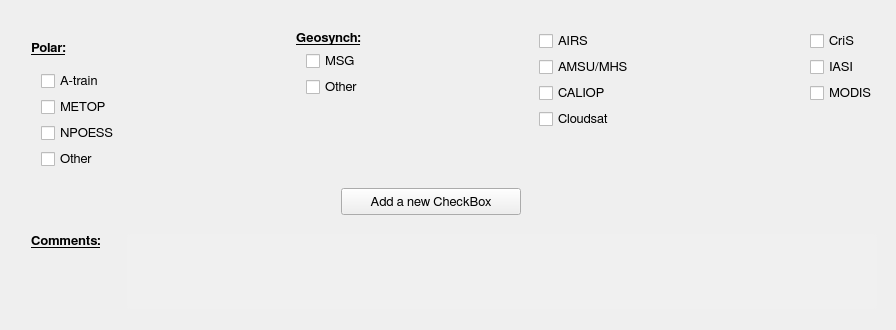
          <widget class="QWidget" name="tabWidgetPage11">
           <attribute name="title">
            <string>Satellite Coordination</string>
           </attribute>
           <layout class="QGridLayout" name="gridLayout_26">
            <item row="1" column="1">
             <layout class="QVBoxLayout" name="verticalLayout_67">
              <item>
               <layout class="QHBoxLayout" name="horizontalLayout_44">
                <item>
                 <layout class="QVBoxLayout" name="verticalLayout_31">
                  <item>
                   <widget class="QLabel" name="label_22">
                    <property name="font">
                     <font>
                      <family>FreeSans</family>
                      <pointsize>10</pointsize>
                      <weight>75</weight>
                      <bold>true</bold>
                      <underline>true</underline>
                      <stylestrategy>PreferAntialias</stylestrategy>
                      <kerning>true</kerning>
                     </font>
                    </property>
                    <property name="text">
                     <string>Polar:</string>
                    </property>
                   </widget>
                  </item>
                  <item>
                   <layout class="QHBoxLayout" name="horizontalLayout_40">
                    <item>
                     <spacer name="horizontalSpacer_23">
                      <property name="orientation">
                       <enum>Qt::Horizontal</enum>
                      </property>
                      <property name="sizeType">
                       <enum>QSizePolicy::Fixed</enum>
                      </property>
                      <property name="sizeHint" stdset="0">
                       <size>
                        <width>10</width>
                        <height>20</height>
                       </size>
                      </property>
                     </spacer>
                    </item>
                    <item>
                     <widget class="QCheckBox" name="polarAtrainCheck">
                      <property name="font">
                       <font>
                        <family>FreeSans</family>
                        <pointsize>10</pointsize>
                        <weight>50</weight>
                        <bold>false</bold>
                        <stylestrategy>PreferAntialias</stylestrategy>
                       </font>
                      </property>
                      <property name="text">
                       <string>A-train</string>
                      </property>
                     </widget>
                    </item>
                   </layout>
                  </item>
                  <item>
                   <layout class="QHBoxLayout" name="horizontalLayout_38">
                    <item>
                     <spacer name="horizontalSpacer_25">
                      <property name="orientation">
                       <enum>Qt::Horizontal</enum>
                      </property>
                      <property name="sizeType">
                       <enum>QSizePolicy::Fixed</enum>
                      </property>
                      <property name="sizeHint" stdset="0">
                       <size>
                        <width>10</width>
                        <height>20</height>
                       </size>
                      </property>
                     </spacer>
                    </item>
                    <item>
                     <widget class="QCheckBox" name="polarMetopCheck">
                      <property name="font">
                       <font>
                        <family>FreeSans</family>
                        <pointsize>10</pointsize>
                        <weight>50</weight>
                        <bold>false</bold>
                        <stylestrategy>PreferAntialias</stylestrategy>
                       </font>
                      </property>
                      <property name="text">
                       <string>METOP</string>
                      </property>
                     </widget>
                    </item>
                   </layout>
                  </item>
                  <item>
                   <layout class="QHBoxLayout" name="horizontalLayout_39">
                    <item>
                     <spacer name="horizontalSpacer_24">
                      <property name="orientation">
                       <enum>Qt::Horizontal</enum>
                      </property>
                      <property name="sizeType">
                       <enum>QSizePolicy::Fixed</enum>
                      </property>
                      <property name="sizeHint" stdset="0">
                       <size>
                        <width>10</width>
                        <height>20</height>
                       </size>
                      </property>
                     </spacer>
                    </item>
                    <item>
                     <widget class="QCheckBox" name="polarNpoessCheck">
                      <property name="font">
                       <font>
                        <family>FreeSans</family>
                        <pointsize>10</pointsize>
                        <weight>50</weight>
                        <bold>false</bold>
                        <stylestrategy>PreferAntialias</stylestrategy>
                       </font>
                      </property>
                      <property name="text">
                       <string>NPOESS</string>
                      </property>
                     </widget>
                    </item>
                   </layout>
                  </item>
                  <item>
                   <layout class="QHBoxLayout" name="horizontalLayout_41">
                    <item>
                     <spacer name="horizontalSpacer_22">
                      <property name="orientation">
                       <enum>Qt::Horizontal</enum>
                      </property>
                      <property name="sizeType">
                       <enum>QSizePolicy::Fixed</enum>
                      </property>
                      <property name="sizeHint" stdset="0">
                       <size>
                        <width>10</width>
                        <height>20</height>
                       </size>
                      </property>
                     </spacer>
                    </item>
                    <item>
                     <widget class="QCheckBox" name="polarOtherCheck">
                      <property name="font">
                       <font>
                        <family>FreeSans</family>
                        <pointsize>10</pointsize>
                        <weight>50</weight>
                        <bold>false</bold>
                        <stylestrategy>PreferAntialias</stylestrategy>
                       </font>
                      </property>
                      <property name="text">
                       <string>Other</string>
                      </property>
                     </widget>
                    </item>
                   </layout>
                  </item>
                 </layout>
                </item>
                <item>
                 <spacer name="horizontalSpacer_106">
                  <property name="orientation">
                   <enum>Qt::Horizontal</enum>
                  </property>
                  <property name="sizeHint" stdset="0">
                   <size>
                    <width>28</width>
                    <height>20</height>
                   </size>
                  </property>
                 </spacer>
                </item>
                <item>
                 <layout class="QVBoxLayout" name="verticalLayout_32">
                  <item>
                   <widget class="QLabel" name="label_23">
                    <property name="font">
                     <font>
                      <family>FreeSans</family>
                      <pointsize>10</pointsize>
                      <weight>75</weight>
                      <bold>true</bold>
                      <underline>true</underline>
                      <stylestrategy>PreferAntialias</stylestrategy>
                      <kerning>true</kerning>
                     </font>
                    </property>
                    <property name="text">
                     <string>Geosynch:</string>
                    </property>
                   </widget>
                  </item>
                  <item>
                   <layout class="QHBoxLayout" name="horizontalLayout_42">
                    <item>
                     <spacer name="horizontalSpacer_26">
                      <property name="orientation">
                       <enum>Qt::Horizontal</enum>
                      </property>
                      <property name="sizeType">
                       <enum>QSizePolicy::Fixed</enum>
                      </property>
                      <property name="sizeHint" stdset="0">
                       <size>
                        <width>10</width>
                        <height>20</height>
                       </size>
                      </property>
                     </spacer>
                    </item>
                    <item>
                     <widget class="QCheckBox" name="geosynchMsgCheck">
                      <property name="font">
                       <font>
                        <family>FreeSans</family>
                        <pointsize>10</pointsize>
                        <weight>50</weight>
                        <bold>false</bold>
                        <stylestrategy>PreferAntialias</stylestrategy>
                       </font>
                      </property>
                      <property name="text">
                       <string>MSG</string>
                      </property>
                     </widget>
                    </item>
                   </layout>
                  </item>
                  <item>
                   <layout class="QHBoxLayout" name="horizontalLayout_43">
                    <item>
                     <spacer name="horizontalSpacer_27">
                      <property name="orientation">
                       <enum>Qt::Horizontal</enum>
                      </property>
                      <property name="sizeType">
                       <enum>QSizePolicy::Fixed</enum>
                      </property>
                      <property name="sizeHint" stdset="0">
                       <size>
                        <width>10</width>
                        <height>20</height>
                       </size>
                      </property>
                     </spacer>
                    </item>
                    <item>
                     <widget class="QCheckBox" name="geosynchOtherCheck">
                      <property name="font">
                       <font>
                        <family>FreeSans</family>
                        <pointsize>10</pointsize>
                        <weight>50</weight>
                        <bold>false</bold>
                        <stylestrategy>PreferAntialias</stylestrategy>
                       </font>
                      </property>
                      <property name="text">
                       <string>Other</string>
                      </property>
                     </widget>
                    </item>
                   </layout>
                  </item>
                  <item>
                   <spacer name="verticalSpacer_59">
                    <property name="orientation">
                     <enum>Qt::Vertical</enum>
                    </property>
                    <property name="sizeHint" stdset="0">
                     <size>
                      <width>20</width>
                      <height>40</height>
                     </size>
                    </property>
                   </spacer>
                  </item>
                 </layout>
                </item>
                <item>
                 <spacer name="horizontalSpacer_107">
                  <property name="orientation">
                   <enum>Qt::Horizontal</enum>
                  </property>
                  <property name="sizeHint" stdset="0">
                   <size>
                    <width>28</width>
                    <height>20</height>
                   </size>
                  </property>
                 </spacer>
                </item>
                <item>
                 <layout class="QVBoxLayout" name="verticalLayout_33">
                  <item>
                   <widget class="QCheckBox" name="airsCheck">
                    <property name="font">
                     <font>
                      <family>FreeSans</family>
                      <pointsize>10</pointsize>
                      <weight>50</weight>
                      <bold>false</bold>
                      <stylestrategy>PreferAntialias</stylestrategy>
                     </font>
                    </property>
                    <property name="text">
                     <string>AIRS</string>
                    </property>
                   </widget>
                  </item>
                  <item>
                   <widget class="QCheckBox" name="amsuMhsCheck">
                    <property name="font">
                     <font>
                      <family>FreeSans</family>
                      <pointsize>10</pointsize>
                      <weight>50</weight>
                      <bold>false</bold>
                      <stylestrategy>PreferAntialias</stylestrategy>
                     </font>
                    </property>
                    <property name="text">
                     <string>AMSU/MHS</string>
                    </property>
                   </widget>
                  </item>
                  <item>
                   <widget class="QCheckBox" name="caliopCheck">
                    <property name="font">
                     <font>
                      <family>FreeSans</family>
                      <pointsize>10</pointsize>
                      <weight>50</weight>
                      <bold>false</bold>
                      <stylestrategy>PreferAntialias</stylestrategy>
                     </font>
                    </property>
                    <property name="text">
                     <string>CALIOP</string>
                    </property>
                   </widget>
                  </item>
                  <item>
                   <widget class="QCheckBox" name="cloudsatCheck">
                    <property name="font">
                     <font>
                      <family>FreeSans</family>
                      <pointsize>10</pointsize>
                      <weight>50</weight>
                      <bold>false</bold>
                      <stylestrategy>PreferAntialias</stylestrategy>
                     </font>
                    </property>
                    <property name="text">
                     <string>Cloudsat</string>
                    </property>
                   </widget>
                  </item>
                  <item>
                   <spacer name="verticalSpacer_60">
                    <property name="orientation">
                     <enum>Qt::Vertical</enum>
                    </property>
                    <property name="sizeHint" stdset="0">
                     <size>
                      <width>20</width>
                      <height>40</height>
                     </size>
                    </property>
                   </spacer>
                  </item>
                 </layout>
                </item>
                <item>
                 <spacer name="horizontalSpacer_108">
                  <property name="orientation">
                   <enum>Qt::Horizontal</enum>
                  </property>
                  <property name="sizeHint" stdset="0">
                   <size>
                    <width>28</width>
                    <height>20</height>
                   </size>
                  </property>
                 </spacer>
                </item>
                <item>
                 <layout class="QVBoxLayout" name="verticalLayout_34">
                  <item>
                   <widget class="QCheckBox" name="crisCheck">
                    <property name="font">
                     <font>
                      <family>FreeSans</family>
                      <pointsize>10</pointsize>
                      <weight>50</weight>
                      <bold>false</bold>
                      <stylestrategy>PreferAntialias</stylestrategy>
                     </font>
                    </property>
                    <property name="text">
                     <string>CriS</string>
                    </property>
                   </widget>
                  </item>
                  <item>
                   <widget class="QCheckBox" name="iasiCheck">
                    <property name="font">
                     <font>
                      <family>FreeSans</family>
                      <pointsize>10</pointsize>
                      <weight>50</weight>
                      <bold>false</bold>
                      <stylestrategy>PreferAntialias</stylestrategy>
                     </font>
                    </property>
                    <property name="text">
                     <string>IASI</string>
                    </property>
                   </widget>
                  </item>
                  <item>
                   <widget class="QCheckBox" name="modisCheck">
                    <property name="font">
                     <font>
                      <family>FreeSans</family>
                      <pointsize>10</pointsize>
                      <weight>50</weight>
                      <bold>false</bold>
                      <stylestrategy>PreferAntialias</stylestrategy>
                     </font>
                    </property>
                    <property name="text">
                     <string>MODIS</string>
                    </property>
                   </widget>
                  </item>
                  <item>
                   <spacer name="verticalSpacer_61">
                    <property name="orientation">
                     <enum>Qt::Vertical</enum>
                    </property>
                    <property name="sizeHint" stdset="0">
                     <size>
                      <width>20</width>
                      <height>40</height>
                     </size>
                    </property>
                   </spacer>
                  </item>
                 </layout>
                </item>
               </layout>
              </item>
              <item>
               <spacer name="verticalSpacer_31">
                <property name="orientation">
                 <enum>Qt::Vertical</enum>
                </property>
                <property name="sizeType">
                 <enum>QSizePolicy::Fixed</enum>
                </property>
                <property name="sizeHint" stdset="0">
                 <size>
                  <width>20</width>
                  <height>13</height>
                 </size>
                </property>
               </spacer>
              </item>
              <item>
               <layout class="QHBoxLayout" name="horizontalLayout_69">
                <item>
                 <spacer name="horizontalSpacer_79">
                  <property name="orientation">
                   <enum>Qt::Horizontal</enum>
                  </property>
                  <property name="sizeHint" stdset="0">
                   <size>
                    <width>40</width>
                    <height>20</height>
                   </size>
                  </property>
                 </spacer>
                </item>
                <item>
                 <widget class="QPushButton" name="sc_addButton">
                  <property name="minimumSize">
                   <size>
                    <width>180</width>
                    <height>27</height>
                   </size>
                  </property>
                  <property name="maximumSize">
                   <size>
                    <width>180</width>
                    <height>27</height>
                   </size>
                  </property>
                  <property name="font">
                   <font>
                    <family>FreeSans</family>
                    <pointsize>10</pointsize>
                    <weight>50</weight>
                    <bold>false</bold>
                    <stylestrategy>PreferAntialias</stylestrategy>
                    <kerning>true</kerning>
                   </font>
                  </property>
                  <property name="text">
                   <string>Add a new CheckBox</string>
                  </property>
                  <property name="flat">
                   <bool>false</bool>
                  </property>
                 </widget>
                </item>
                <item>
                 <spacer name="horizontalSpacer_80">
                  <property name="orientation">
                   <enum>Qt::Horizontal</enum>
                  </property>
                  <property name="sizeType">
                   <enum>QSizePolicy::Fixed</enum>
                  </property>
                  <property name="sizeHint" stdset="0">
                   <size>
                    <width>13</width>
                    <height>20</height>
                   </size>
                  </property>
                 </spacer>
                </item>
                <item>
                 <widget class="QToolButton" name="sc_infoButton">
                  <property name="minimumSize">
                   <size>
                    <width>27</width>
                    <height>27</height>
                   </size>
                  </property>
                  <property name="maximumSize">
                   <size>
                    <width>27</width>
                    <height>27</height>
                   </size>
                  </property>
                  <property name="styleSheet">
                   <string notr="true">QToolButton:hover {border: 1px solid gray; border-radius: 4px; background-color: qlineargradient(x1: 0, y1: 0, x2: 0, y2: 1, stop: 0 #f6f7fa, stop: 1 #dadbde); width: 27px; height: 27px;}

QToolButton:pressed {background-color: qlineargradient(x1: 0, y1: 0, x2: 0, y2: 1, stop: 0 #dadbde, stop: 1 #f6f7fa);}

QToolButton:flat {border: none;}</string>
                  </property>
                  <property name="text">
                   <string/>
                  </property>
                  <property name="icon">
                   <iconset>
                    <normaloff>icons/info_icon.png</normaloff>icons/info_icon.png</iconset>
                  </property>
                  <property name="iconSize">
                   <size>
                    <width>27</width>
                    <height>27</height>
                   </size>
                  </property>
                  <property name="autoRaise">
                   <bool>true</bool>
                  </property>
                 </widget>
                </item>
                <item>
                 <spacer name="horizontalSpacer_81">
                  <property name="orientation">
                   <enum>Qt::Horizontal</enum>
                  </property>
                  <property name="sizeHint" stdset="0">
                   <size>
                    <width>40</width>
                    <height>20</height>
                   </size>
                  </property>
                 </spacer>
                </item>
               </layout>
              </item>
              <item>
               <layout class="QGridLayout" name="gridLayout_25"/>
              </item>
              <item>
               <spacer name="verticalSpacer_49">
                <property name="orientation">
                 <enum>Qt::Vertical</enum>
                </property>
                <property name="sizeType">
                 <enum>QSizePolicy::Fixed</enum>
                </property>
                <property name="sizeHint" stdset="0">
                 <size>
                  <width>20</width>
                  <height>13</height>
                 </size>
                </property>
               </spacer>
              </item>
              <item>
               <layout class="QHBoxLayout" name="horizontalLayout_45">
                <item>
                 <layout class="QVBoxLayout" name="verticalLayout_35">
                  <item>
                   <widget class="QLabel" name="label_24">
                    <property name="minimumSize">
                     <size>
                      <width>90</width>
                      <height>27</height>
                     </size>
                    </property>
                    <property name="maximumSize">
                     <size>
                      <width>16777215</width>
                      <height>27</height>
                     </size>
                    </property>
                    <property name="font">
                     <font>
                      <family>FreeSans</family>
                      <pointsize>10</pointsize>
                      <weight>75</weight>
                      <bold>true</bold>
                      <underline>true</underline>
                      <stylestrategy>PreferAntialias</stylestrategy>
                      <kerning>true</kerning>
                     </font>
                    </property>
                    <property name="text">
                     <string>Comments:</string>
                    </property>
                    <property name="alignment">
                     <set>Qt::AlignLeading|Qt::AlignLeft|Qt::AlignTop</set>
                    </property>
                   </widget>
                  </item>
                  <item>
                   <spacer name="verticalSpacer_50">
                    <property name="orientation">
                     <enum>Qt::Vertical</enum>
                    </property>
                    <property name="sizeHint" stdset="0">
                     <size>
                      <width>20</width>
                      <height>18</height>
                     </size>
                    </property>
                   </spacer>
                  </item>
                 </layout>
                </item>
                <item>
                 <widget class="QTextEdit" name="SCOtherTextBox">
                  <property name="minimumSize">
                   <size>
                    <width>750</width>
                    <height>75</height>
                   </size>
                  </property>
                  <property name="maximumSize">
                   <size>
                    <width>16777215</width>
                    <height>75</height>
                   </size>
                  </property>
                  <property name="font">
                   <font>
                    <family>FreeSans</family>
                    <pointsize>10</pointsize>
                    <weight>50</weight>
                    <bold>false</bold>
                    <stylestrategy>PreferAntialias</stylestrategy>
                   </font>
                  </property>
                  <property name="styleSheet">
                   <string notr="true">QTextEdit {
	border-radius: 3px;
   padding: 1px 4px 1px 4px;
	background-color:  rgb(240, 240, 240);
}</string>
                  </property>
                  <property name="frameShape">
                   <enum>QFrame::NoFrame</enum>
                  </property>
                 </widget>
                </item>
               </layout>
              </item>
             </layout>
            </item>
            <item row="1" column="2">
             <spacer name="horizontalSpacer_49">
              <property name="orientation">
               <enum>Qt::Horizontal</enum>
              </property>
              <property name="sizeHint" stdset="0">
               <size>
                <width>8</width>
                <height>20</height>
               </size>
              </property>
             </spacer>
            </item>
            <item row="2" column="1">
             <spacer name="verticalSpacer_17">
              <property name="orientation">
               <enum>Qt::Vertical</enum>
              </property>
              <property name="sizeHint" stdset="0">
               <size>
                <width>20</width>
                <height>10</height>
               </size>
              </property>
             </spacer>
            </item>
            <item row="1" column="0">
             <spacer name="horizontalSpacer_133">
              <property name="orientation">
               <enum>Qt::Horizontal</enum>
              </property>
              <property name="sizeType">
               <enum>QSizePolicy::Fixed</enum>
              </property>
              <property name="sizeHint" stdset="0">
               <size>
                <width>20</width>
                <height>20</height>
               </size>
              </property>
             </spacer>
            </item>
            <item row="0" column="1">
             <spacer name="verticalSpacer_72">
              <property name="orientation">
               <enum>Qt::Vertical</enum>
              </property>
              <property name="sizeType">
               <enum>QSizePolicy::Fixed</enum>
              </property>
              <property name="sizeHint" stdset="0">
               <size>
                <width>20</width>
                <height>20</height>
               </size>
              </property>
             </spacer>
            </item>
           </layout>
          </widget>
